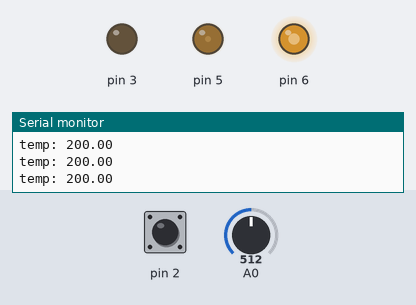
This sketch was run on a simulated Arduino Uno, built with avr-gcc and run on an emulated ATmega328P. Shown: output pins drawn as LEDs (lit = HIGH), the last lines printed to the serial monitor. Dashed ring = blinking. The test bench sets the inputs (shaded band); at power-on: A0 = 512, pin 2 HIGH.

Above: at 1.2 s.
1.3 s: A0 set to 136
At 1.7 s:
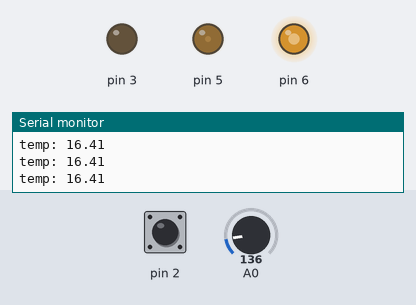
2.8 s: A0 set to 109
At 3.2 s:
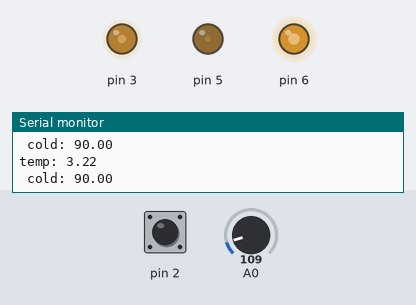
4.3 s: pin 2 pulled LOW for 0.15 s
At 4.7 s:
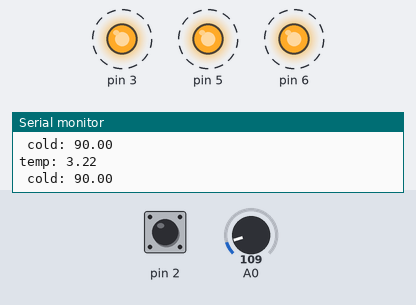
10.3 s: A0 set to 15
13.3 s: A0 set to 306
At 14.6 s:
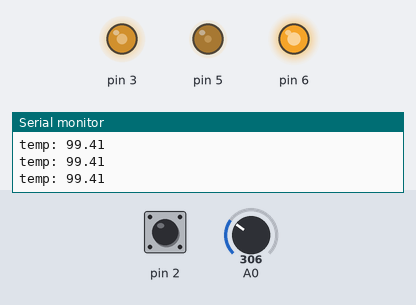
Timing chart, 0 to 15.8 s (numbered marks = the images above; inputs shaded):
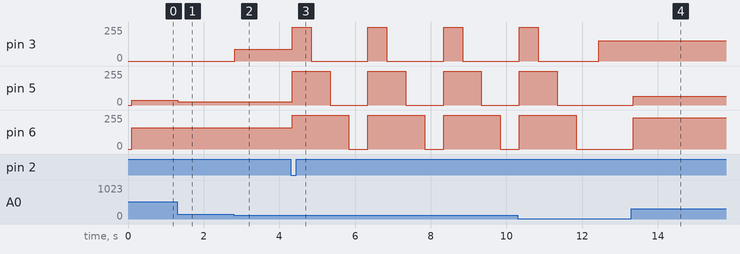

Measured:
- the behaviour switches between 123 and 122 on A0 (found by bisection; images 1 and 2)
- after the input at 1.3 s, pin 5: 34/255 → 25/255 at once
- after the input at 2.8 s, pin 3: 0/255 → 90/255 at once
- after the input at 4.3 s, pin 3: alternates 255/255 for 0.50 s and 0/255 for 1.5 s, starting at once; pin 5: alternates 255/255 for 1.0 s and 0/255 for 1.0 s, starting at once; pin 6: alternates 255/255 for 1.5 s and 0/255 for 0.50 s, starting at once
- after the input at 13.3 s, pin 5: 0/255 → 65/255 after 0.05 s; pin 6: 0/255 → 234/255 after 0.05 s

The sketch:

thermoglove.ino
```cpp
// C++ code
//
uint8_t btn_prev;

void setup() {
  // initialize digital pin LED_BUILTIN as an output.
  Serial.begin(9600);
  pinMode(2, INPUT_PULLUP);
  pinMode(3, OUTPUT);
  pinMode(5, OUTPUT);
  pinMode(6, OUTPUT);
  btn_prev = digitalRead(2);
}

// the loop function runs over and over again forever
void loop() {

  cali();
  delay(100);
  float temp = analogRead(A0);
  float roomTemp = ((temp * (5.0/1024.0)) - 0.5) * 100;
  Serial.print("temp: ");
  Serial.println(roomTemp);

  if(roomTemp < 10){
    float cold =  map(roomTemp,-10, 10, 255, 0);
    Serial.print(" cold: ");
    Serial.println(cold);
    analogWrite(3, cold);

  }
  else if(roomTemp > 12 && roomTemp < 25 ){
    float warm = map(roomTemp, 15, 25, 0, 255);
    //Serial.print("warm: ");
    //Serial.println(warm);
    analogWrite(5, warm);
    //analogWrite(3, 0);

  }


  else if(roomTemp >= 25){
    float warmer = map(roomTemp, 25, 30, 255, 0);
    analogWrite(5, warmer);
    float hot = map(roomTemp, 25, 40, 0, 255);
    analogWrite(6, hot);
    //analogWrite(3, 0);
    //Serial.print("hot: ");
    //Serial.println(hot);
  }

}

void cali(){
  if (digitalRead(2) == LOW && btn_prev == HIGH)
  {
    for (int i = 0; i < 4; i++){
      digitalWrite(3, HIGH);
      digitalWrite(5, HIGH);
      digitalWrite(6, HIGH);
      delay(500);
      digitalWrite(3, LOW);
      delay(500);
      digitalWrite(5, LOW);
      delay(500);
      digitalWrite(6, LOW);
      delay(500);
    }
      digitalWrite(3, LOW);
      digitalWrite(5, LOW);
      digitalWrite(6, LOW);

  }
  btn_prev = digitalRead(2);

}

//map temp to light, or use temp to identify a bulb
//use pwm to identify the intensity of that temperature
//when button pressed, "recalibrate" -> take few seconds to check temp, lights blink while this happens
```
